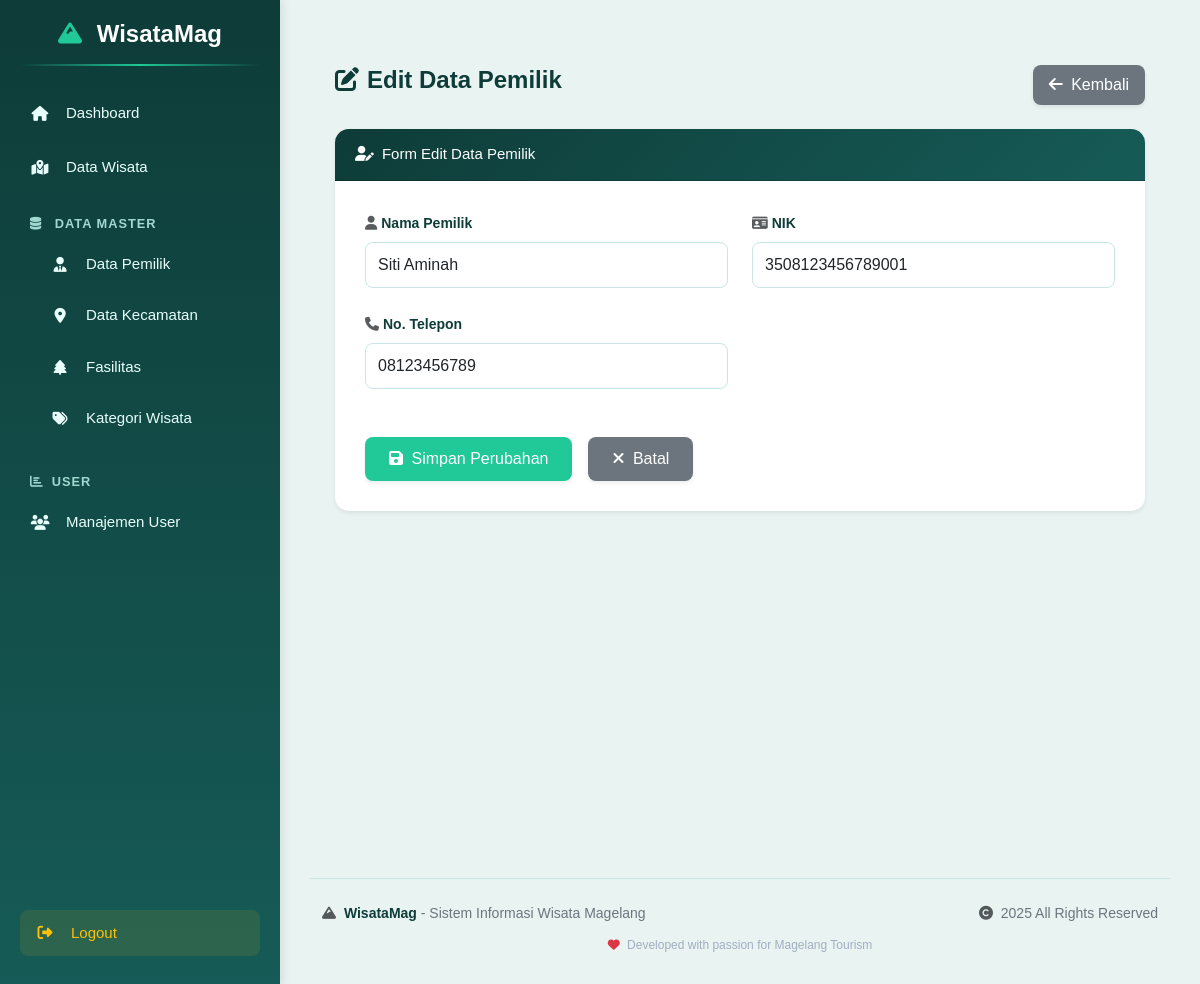
Page /pemilik/edit/1 on the committed database.
### tables this page shows
CREATE TABLE `pemilik` (
  `id_pemilik` int NOT NULL,
  `nama_pemilik` varchar(100) NOT NULL,
  `nik_pemilik` varchar(20) DEFAULT NULL,
  `no_telp` varchar(20) DEFAULT NULL
);

### application/controllers/Pemilik.php (called while the page is built, shortened)
<?php
class Pemilik extends CI_Controller {
    public function __construct() {
        $this->load->model('Pemilik_model');
        $this->load->model('Wisata_model');
        $this->load->library('pagination');
        $this->load->library('session');
        $this->load->helper('url');
    }
    public function edit($id) {
        $data['title'] = 'Edit Data Pemilik';
        $pemilik_data = $this->Pemilik_model->get_by_id($id);
        $data['pemilik'] = $pemilik_data;
        $this->load->view('template/header', $data);
        $this->load->view('template/sidebar');
        $this->load->view('pemilik/edit', $data);
        $this->load->view('template/footer');
    }
}

### index.php (called while the page is built, shortened)
<?php
require_once BASEPATH.'core/CodeIgniter.php';

### application/models/Pemilik_model.php (called while the page is built, shortened)
<?php
class Pemilik_model extends CI_Model {
    protected $table = 'pemilik';
    protected $primary_key = 'id_pemilik';
    public function get_by_id($id) {
        return $this->db->get_where($this->table, [$this->primary_key => $id])->row_array();
    }
}

### application/views/pemilik/edit.php (the view, shortened to what this page needs)
<div class="content-wrapper" style="background:#e9f3f2; min-height:100vh; padding:35px 25px;">
  <div class="d-flex justify-content-between align-items-center mb-4 flex-wrap">
    <h4 style="font-weight:600; color:#0e3c38; margin-bottom:10px;">
      <i class="fas fa-edit me-2"></i><?= $title ?>
    </h4>
    <a href="<?= base_url('/pemilik') ?>"
       class="btn shadow-sm"
       style="background:#6c757d; color:#fff; border:none; border-radius:8px; padding:8px 16px; font-weight:500; transition:0.3s;">
      <i class="fas fa-arrow-left me-1"></i> Kembali
    </a>
  </div>
  <div class="card border-0 shadow-sm" style="border-radius:14px; overflow:hidden;">
    <div class="card-header text-white"
         style="background:linear-gradient(135deg, #0e3c38 0%, #165b57 100%); font-weight:500; padding:14px 20px; font-size:15px;">
      <i class="fas fa-user-edit me-1"></i> Form Edit Data Pemilik
    </div>
    <div class="card-body" style="padding:30px;">
      <form action="<?= base_url('/pemilik/update/' . $pemilik['id_pemilik']) ?>" method="post">
        <div class="row">
          <div class="col-md-6">
            <div class="mb-4">
              <label for="nama_pemilik" class="form-label" style="font-weight:600; color:#0e3c38; margin-bottom:8px;">
                <i class="fas fa-user me-1 text-muted"></i>Nama Pemilik
              </label>
              <input type="text"
                     class="form-control"
                     id="nama_pemilik"
                     name="nama_pemilik"
                     value="<?= html_escape($pemilik['nama_pemilik']) ?>"
                     required
                     style="border:1px solid #c8e6e3; border-radius:8px; padding:10px 12px; transition:0.3s;"
                     onfocus="this.style.borderColor='#20c997'; this.style.boxShadow='0 0 0 2px rgba(32, 201, 151, 0.1)';"
                     onblur="this.style.borderColor='#c8e6e3'; this.style.boxShadow='none';">
            </div>
          </div>
          <div class="col-md-6">
            <div class="mb-4">
              <label for="nik_pemilik" class="form-label" style="font-weight:600; color:#0e3c38; margin-bottom:8px;">
                <i class="fas fa-id-card me-1 text-muted"></i>NIK
              </label>
              <input type="text"
                     class="form-control"
                     id="nik_pemilik"
                     name="nik_pemilik"
                     value="<?= html_escape($pemilik['nik_pemilik']) ?>"
                     required
                     style="border:1px solid #c8e6e3; border-radius:8px; padding:10px 12px; transition:0.3s;"
                     onfocus="this.style.borderColor='#20c997'; this.style.boxShadow='0 0 0 2px rgba(32, 201, 151, 0.1)';"
                     onblur="this.style.borderColor='#c8e6e3'; this.style.boxShadow='none';">
            </div>
          </div>
        </div>
        <div class="row">
          <div class="col-md-6">
            <div class="mb-4">
              <label for="no_telp" class="form-label" style="font-weight:600; color:#0e3c38; margin-bottom:8px;">
                <i class="fas fa-phone me-1 text-muted"></i>No. Telepon
              </label>
              <input type="text"
                     class="form-control"
                     id="no_telp"
                     name="no_telp"
                     value="<?= html_escape($pemilik['no_telp']) ?>"
                     required
                     style="border:1px solid #c8e6e3; border-radius:8px; padding:10px 12px; transition:0.3s;"
                     onfocus="this.style.borderColor='#20c997'; this.style.boxShadow='0 0 0 2px rgba(32, 201, 151, 0.1)';"
                     onblur="this.style.borderColor='#c8e6e3'; this.style.boxShadow='none';">
            </div>
          </div>
        </div>
        <div class="d-flex gap-3 mt-4">
          <button type="submit"
                  class="btn shadow-sm"
                  style="background:#20c997; color:#fff; border:none; border-radius:8px; padding:10px 24px; font-weight:500; transition:0.3s;">
            <i class="fas fa-save me-1"></i> Simpan Perubahan
          </button>
          <a href="<?= base_url('/pemilik') ?>"
             class="btn shadow-sm"
             style="background:#6c757d; color:#fff; border:none; border-radius:8px; padding:10px 24px; font-weight:500; transition:0.3s;">
            <i class="fas fa-times me-1"></i> Batal
          </a>
        </div>
      </form>
    </div>
  </div>
</div>

### application/views/template/header.php (style rules this page uses)
body { margin: 0; font-family: "Poppins", sans-serif; background-color: #0f2424; color: #eaf7f3; overflow-x: hidden; }

### application/views/pemilik/edit.php (style rules this page uses)
.form-label { font-size: 14px; }
.btn { transition: all 0.3s ease; border: none; }

### rows in the picture
pemilik: nama_pemilik "Siti Aminah", nik_pemilik "3508123456789001", no_telp "08123456789"

### other values in the picture
$title "Edit Data Pemilik"
